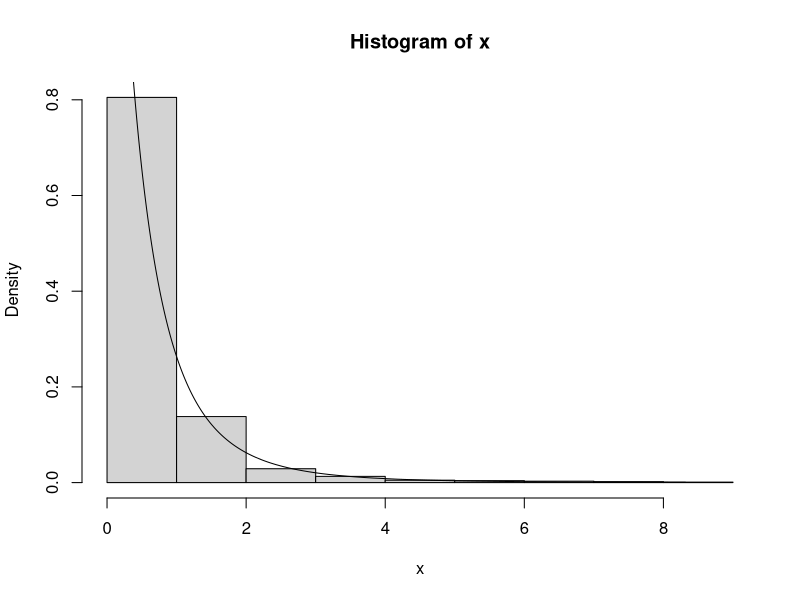

Generate this figure with R:
# Exponential-Gamma mixture and Pareto dist
n <- 1000
r <- 4
beta <- 2
lambda <- rgamma(n,r,beta)
x <- rexp(n,lambda)
hist(x,prob=T)
y <- sort(x)
f_pareto=r * beta^r / (beta + y)^(r + 1)
lines(y,f_pareto)